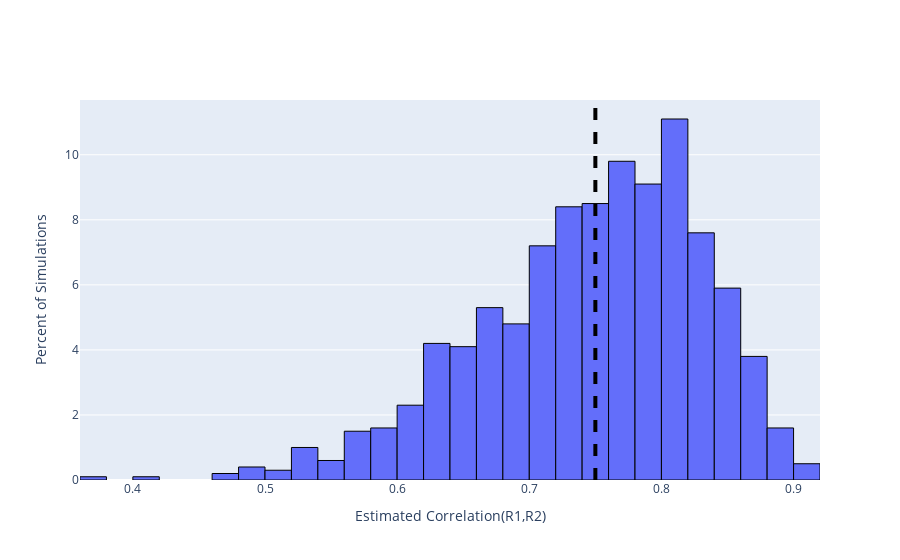

The code cell stored with this chart in its notebook:
### Markdown cell above
Run the `N_SIMS` simulations

### Code cell
N_SIMS=1000
 
# Collect N_SIMS runs of the simulation function
sims = pd.DataFrame(dtype=float,columns=['corr12', 'corr13'],index=np.arange(N_SIMS))
for s in sims.index:
    sims.loc[s,['corr12','corr13']] = sim_calc(MNS,COV,T)
    
# Summarize simulated output
output1 = sims.corr12
output2 = sims.corr13
print(f'Average corr12: {output1.mean(): .4f}')
print(f'Average corr13: {output2.mean(): .4f}')

# Plot the distribution of output
fig = go.Figure()
trace= go.Histogram(x=sims.corr12, histnorm='percent',hovertemplate="<br>%{y:.2}% of simulations <br><extra></extra>")
fig.add_trace(trace)
fig.update_traces(marker_line_width=1, marker_line_color='black')
fig.layout.xaxis["title"] = "Estimated Correlation(R1,R2)"
fig.layout.yaxis["title"] = "Percent of Simulations"
fig.add_vline(x=C[0, 1], line_width=4, line_dash="dash", line_color="black")
fig.show()

### Figure 1 — Plotly figure (JSON) as saved in the notebook; plotly's stock layout.template omitted (floating-point values rounded to 4 significant figures; data arrays with more than 128 entries replaced by an {"elided": "..."} marker saying what was removed)
{"data": [{"histnorm": "percent", "hovertemplate": "<br>%{y:.2}% of simulations <br><extra></extra>", "marker": {"line": {"color": "black", "width": 1}}, "type": "histogram", "x": {"elided": "1000 float values"}}], "layout": {"shapes": [{"line": {"color": "black", "dash": "dash", "width": 4}, "type": "line", "x0": 0.75, "x1": 0.75, "xref": "x", "y0": 0, "y1": 1, "yref": "y domain"}], "xaxis": {"title": {"text": "Estimated Correlation(R1,R2)"}}, "yaxis": {"title": {"text": "Percent of Simulations"}}}}
